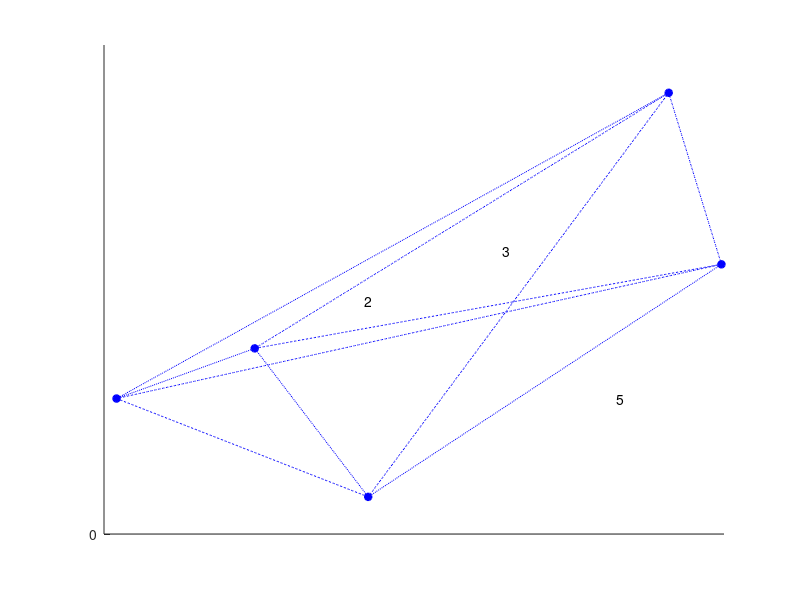

Write MATLAB code to recreate this figure. (Note: this script raises an error after producing the figure.)
nodes =input("Enter no. of nodes: ");
%firstfig =figure(1);
figure(1);
clf;
%subplot(1,2,1);
hold on;
field =input("Enter field size: ");
Rmax=100;
a=[];
b=[];

x_loc = rand(1,nodes)*field;
y_loc = rand(1,nodes)*field;
pause(3);

%% sensor node deployment and sensor node to sensor node connection
Wmatrix=zeros(nodes,nodes);

for i = 1:nodes
    plot(x_loc(i), y_loc(i), '*', 'Color','b', 'linewidth',2);
    text(x_loc(i)+1, y_loc(i)+1, num2str(i));
    a=[a,x_loc(i)];
    b=[b,y_loc(i)];
    final=[a; b];
    grid on
   
    set(gca,'XTick',0:100:field);
    set(gca,'YTick',0:100:field);
     for j = 1:nodes
        distance = sqrt((x_loc(i) - x_loc(j))^2 + (y_loc(i) - y_loc(j))^2);
        if distance <= Rmax
            Wmatrix(i, j) = 1; %there is a link
            line([x_loc(i) x_loc(j)], [y_loc(i) y_loc(j)],'Color','blue', 'LineStyle', ':');
            Wmatrix(j,j)=0;
        else
            Wmatrix(i, j) = 0;
        end
    end
    hold on;
   
end 


N = hist3(final','Ctrs',{10:100:field 10:100:field});
density_matrix = N.';


row=6;
column=6;
matrix9 = [0,0;0,0];
k=1;
for i=1:2:row
    for j=1:2:column
        B = density_matrix(i:i+1,j:j+1);
        matrix9(:,:,k) =B();
        k=k+1;
        %subMatrixCell{k}=subMatrix;
        % if you want to save all the
    end
end

mat=[0 200 400 0 200 400 0 200 400;
    0 0 0 200 200 200 400 400 400];
no_of_superNodes=0;

%figure(2);
%(1,2,2);
sx=[];
sy=[];
for i=1:9
    grid on;
    set(gca,'XTick',0:100:field);
    set(gca,'YTick',0:100:field);
    if nnz(matrix9(:,:,i)) == 4
        u=100+mat(1,i);
        v=100+mat(2,i);
        plot(u,v,'d', 'Color','k', 'linewidth',4);
        sx=[sx,u];
        sy=[sy,v];
        no_of_superNodes=no_of_superNodes+1;
        text(u+1,v+1,strcat('s',num2str(no_of_superNodes)))
        hold on;

    elseif nnz(matrix9(:,:,i)) == 3
        u=100+mat(1,i);
        v=100+mat(2,i);
        
        plot(u,v,'d', 'Color','k', 'linewidth',4);
        sx=[sx,u];
        sy=[sy,v];
        no_of_superNodes=no_of_superNodes+1;
        text(u+1,v+1,strcat('s',num2str(no_of_superNodes)))
        hold on;

    elseif nnz(matrix9(:,:,i)) == 2
        if matrix9(1,1,i) == 0
            if matrix9(1,2,i) == 0
                u=100+mat(1,i);
                v=150+mat(2,i);
               
                plot(u,v,'d', 'Color','k', 'linewidth',4);
                sx=[sx,u];
                sy=[sy,v];
                no_of_superNodes=no_of_superNodes+1;
                text(u+1,v+1,strcat('s',num2str(no_of_superNodes)))
                hold on;

            elseif matrix9(2,1,i) == 0
                u=150+mat(1,i);
                v=100+mat(2,i);
              
                plot(u,v,'d', 'Color','k', 'linewidth',4);
                sx=[sx,u];
                sy=[sy,v];
                no_of_superNodes=no_of_superNodes+1;
                text(u+1,v+1,strcat('s',num2str(no_of_superNodes)))
                hold on;

            elseif matrix9(2,2,i) == 0
                u=100+mat(1,i);
                v=100+mat(2,i);
                plot(u,v,'d', 'Color','k', 'linewidth',4);
                sx=[sx,u];
                sy=[sy,v];
                no_of_superNodes=no_of_superNodes+1;
                text(u+1,v+1,strcat('s',num2str(no_of_superNodes)))
                hold on;
            end

        elseif matrix9(2,1,i) == 0
            if matrix9(1,1,i) == 0
                u=150+mat(1,i);
                v=100+mat(2,i);
               
                plot(u,v,'d', 'Color','k', 'linewidth',4);
                sx=[sx,u];
                sy=[sy,v];
                hold on;
                no_of_superNodes=no_of_superNodes+1;
                text(u+1,v+1,strcat('s',num2str(no_of_superNodes)));

            elseif matrix9(1,2,i) == 0
                u=100+mat(1,i);
                v=100+mat(2,i);
                %disp("C3.2.2");
                %disp(i);
                %disp(u);disp(v);
                plot(u,v,'d', 'Color','k', 'linewidth',4);
                sx=[sx,u];
                sy=[sy,v];
                hold on;
                no_of_superNodes=no_of_superNodes+1;
                text(u+1,v+1,strcat('s',num2str(no_of_superNodes)));

            elseif matrix9(2,2,i) == 0
                u=100+mat(1,i);
                v=50+mat(2,i);
               
                plot(u,v,'d', 'Color','k', 'linewidth',4);
                sx=[sx,u];
                sy=[sy,v];
                no_of_superNodes=no_of_superNodes+1;
                text(u+1,v+1,strcat('s',num2str(no_of_superNodes)));
                hold on;
            end

        elseif matrix9(2,2,i) == 0
            if matrix9(1,1,i) == 0
                u=100+mat(1,i);
                v=100+ mat(2,i);
              
                plot(u,v,'d', 'Color','k', 'linewidth',4);
                sx=[sx,u];
                sy=[sy,v];
                no_of_superNodes=no_of_superNodes+1;
                text(u+1,v+1,strcat('s',num2str(no_of_superNodes)));
                hold on;

            elseif matrix9(1,2,i) == 0
                u=50+mat(1,i);
                v=100+ mat(2,i);
              
                plot(u,v,'d', 'Color','k', 'linewidth',4);
                sx=[sx,u];
                sy=[sy,v];
                no_of_superNodes=no_of_superNodes+1;
                text(u+1,v+1,strcat('s',num2str(no_of_superNodes)));
                hold on;

            elseif matrix9(2,1,i) == 0
                u=100+mat(1,i);
                v=50+ mat(2,i);
               
                plot(u,v,'d', 'Color','k', 'linewidth',4);
                sx=[sx,u];
                sy=[sy,v];
                no_of_superNodes=no_of_superNodes+1;
                text(u+1,v+1,strcat('s',num2str(no_of_superNodes)));
                hold on;
            end
        end

    elseif nnz(matrix9(:,:,i)) == 1
        if matrix9(1,1,i) ~= 0
            u=50+mat(1,i);
            v=50+mat(2,i);
         
            plot(u,v,'d', 'Color','k', 'linewidth',4)
            sx=[sx,u];
            sy=[sy,v];
            no_of_superNodes=no_of_superNodes+1;
            text(u+1,v+1,strcat('s',num2str(no_of_superNodes)));
            hold on;

        elseif matrix9(1,2,i) ~=0
            u=150+mat(1,i);
            v=50+mat(2,i);
         
            plot(u,v,'d', 'Color','k', 'linewidth',4);
            sx=[sx,u];
            sy=[sy,v];
            no_of_superNodes=no_of_superNodes+1;
            text(u+1,v+1,strcat('s',num2str(no_of_superNodes)));
            hold on;

        elseif matrix9(2,1,i)~=0
            u=50+mat(1,i);
            v=150+mat(2,i);
          
            plot(u,v,'d', 'Color','k', 'linewidth',4);
            sx=[sx,u];
            sy=[sy,v];
            no_of_superNodes=no_of_superNodes+1;
            text(u+1,v+1,strcat('s',num2str(no_of_superNodes)));
            hold on;

        elseif matrix9(2,2,i)~=0
            u=150+mat(1,i);
            v=150+mat(2,i);
         
            plot(u,v,'d', 'Color','k', 'linewidth',4);
            sx=[sx,u];
            sy=[sy,v];
            no_of_superNodes=no_of_superNodes+1;
            text(u+1,v+1,strcat('s',num2str(no_of_superNodes)));
            hold on;
        end
    end
end

%% sensor node to supernode connection
Smatrix=zeros(nodes,no_of_superNodes);
Smax=100;
%CM = jet(nodes);  % See the help for COLORMAP to see other choices.
for i=1:nodes
    for j=1:no_of_superNodes
        dist=sqrt((sx(j)-a(i))^2+(sy(j)-b(i))^2);
        if dist<=Smax
            Smatrix(i,j)=1;
            line([sx(j) a(i)], [sy(j) b(i)],'Color','r', 'LineStyle', ':');
             %matrix(j,j)=0;
        else
            Smatrix(i,j)=0;
        end
    end
end


%% for k disjoint paths
S_transpose=transpose(Smatrix);
Wmatrix=horzcat(Wmatrix,Smatrix);

B=zeros(no_of_superNodes,no_of_superNodes);
for i=1:no_of_superNodes
    for j=1:no_of_superNodes
        if i==j
            B(i,j)=1;
        end
    end
end

S_transpose=horzcat(S_transpose,B);
final2=vertcat(Wmatrix,S_transpose);

G=graph(final2);


%% this is the temporary data-structure to show the next hop of any sensor node


temporary=zeros(nodes,4);

% sensor nodes directly connected to supernodes
for i=1:nodes
    for j=1:no_of_superNodes
        temporary(i,1)=i;
        if (Smatrix(i,j)~=0)
            temporary(i,3)=sx(j);
            temporary(i,4)=sy(j);
            temporary(i,2)= j+nodes;
        end
    end     
end

% sensor nodes connected to supernodes through a max of 3 hops
for i=1:nodes
    for j=nodes+1:nodes+no_of_superNodes
        paths=allpaths(G,i,j,'MaxPathLength',3);
        if (~(isempty(paths)))
            if temporary(i,2)==0 && temporary(i,3)==0
                paths2=shortestpath(G,i,j);
                
                temporary(i,3)=a(paths2(2));
                temporary(i,4)=b(paths2(2));
                temporary(i,2)=paths2(2);
                
            end
        end
         
     end
 end

disp("no of supernodes: ");
disp(no_of_superNodes);

T = array2table(temporary,'VariableNames',{'Nodes','Next-Hop','X-coordinate','Y-coordinate'});
disp(T)



